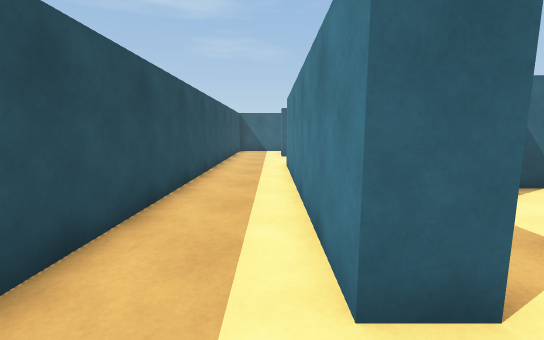
view 1 (above)

23 first-person views from a walk through a scene from a Unity 3-D project. The camera is 1.3 m above the floor, tilts 8° down and sees 90° across. The floor is counted in squares, 1 m on a side. Each view is taken from the middle of a square. On the plan, view 1 faces up. The plan holds only what a view shows up to about 13 squares ahead; the rest is blank. The place goes on beyond the plan. The player is left out.

view 2
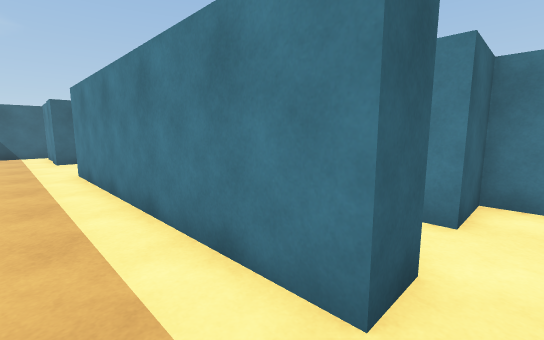

view 3
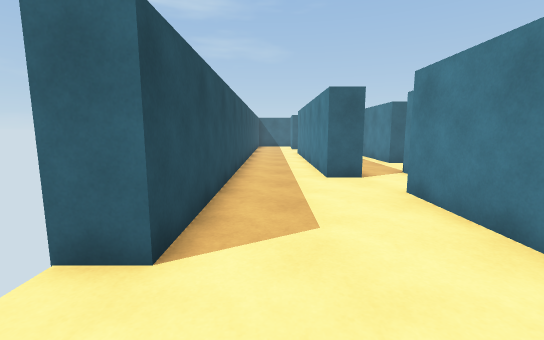

view 4
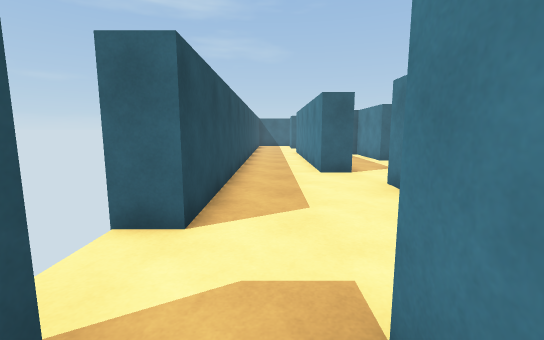

view 5
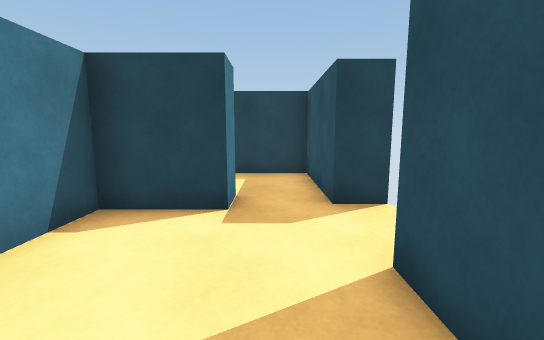

view 6
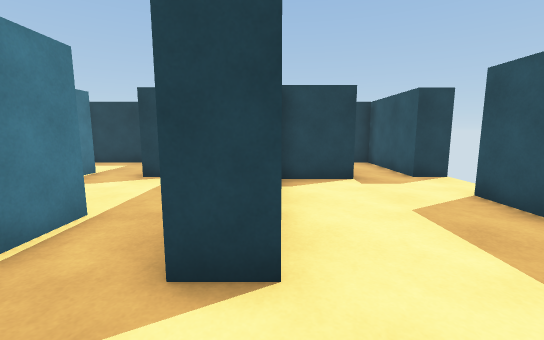

view 7
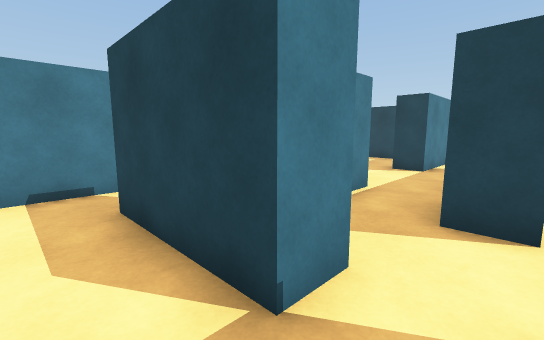

view 8
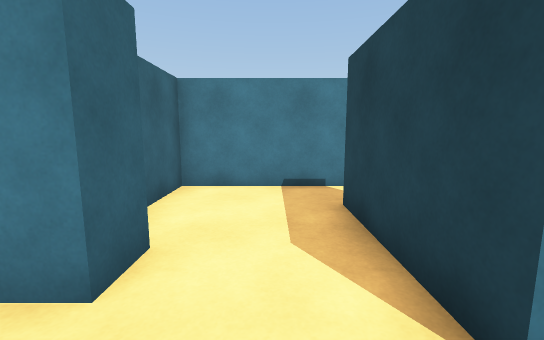

view 9
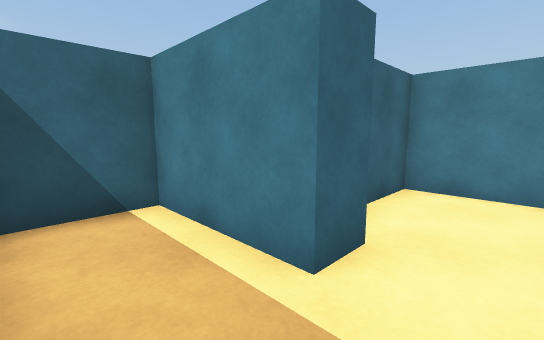

view 10
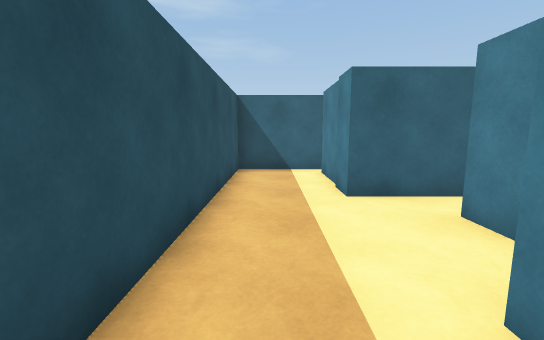

view 11
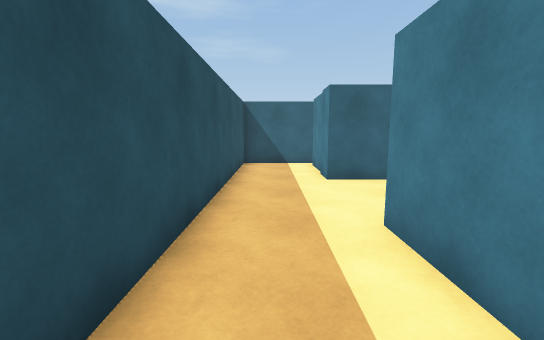

view 12
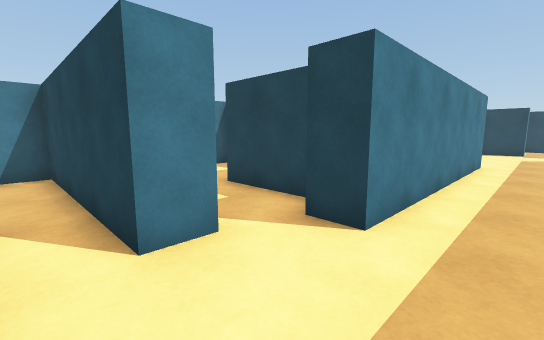

view 13
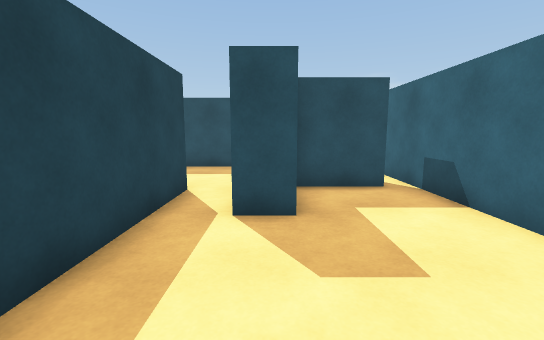

view 14
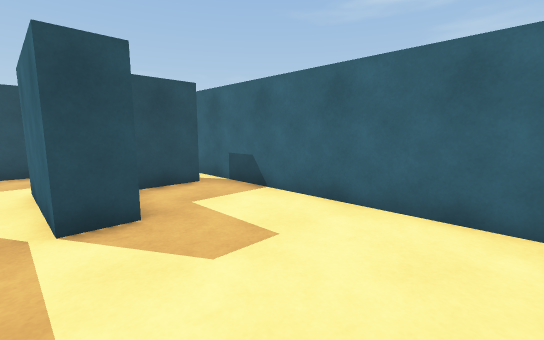

view 15
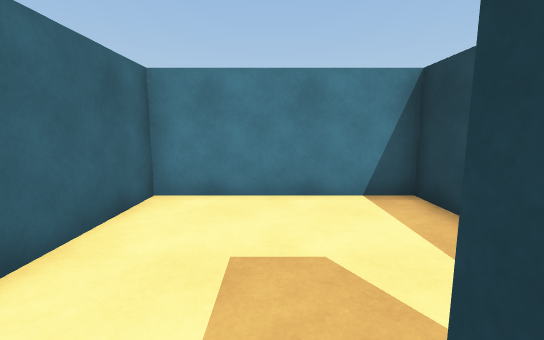

view 16
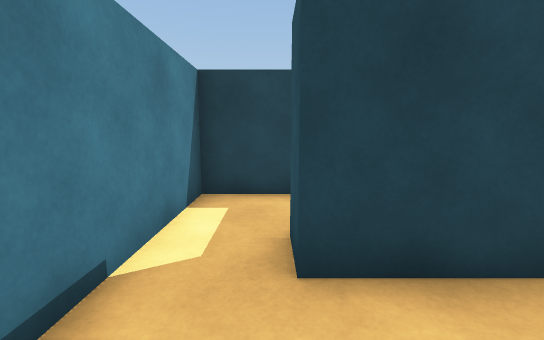

view 17
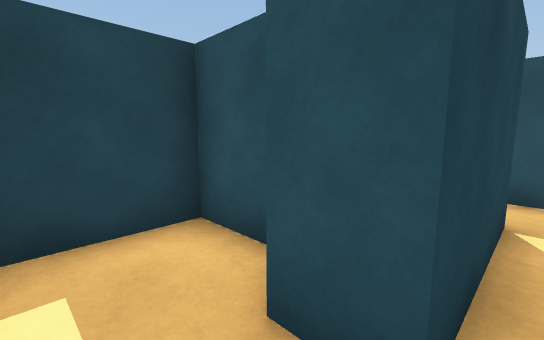

view 18
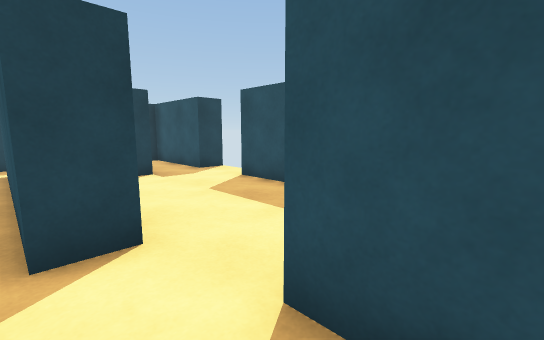

view 19
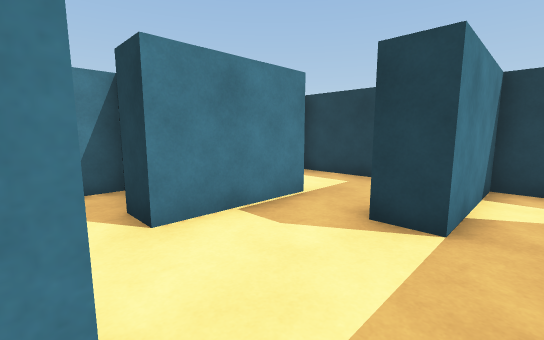

view 20
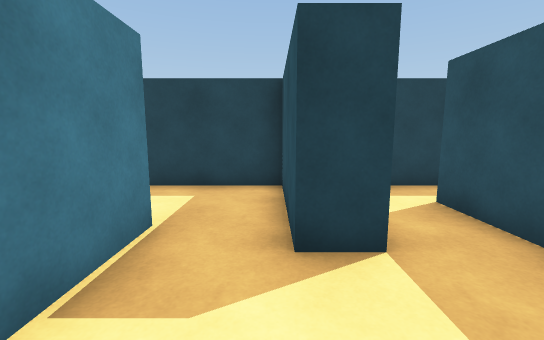

view 21
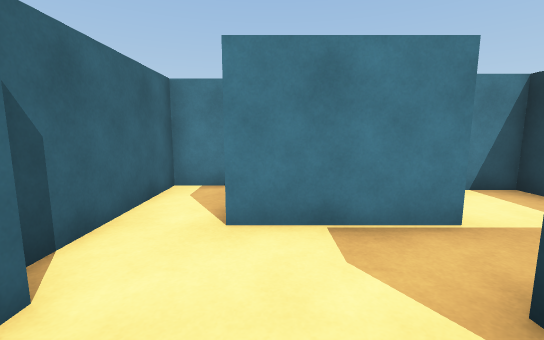

view 22
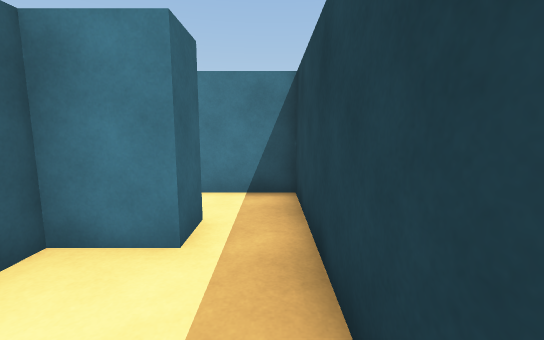

view 23
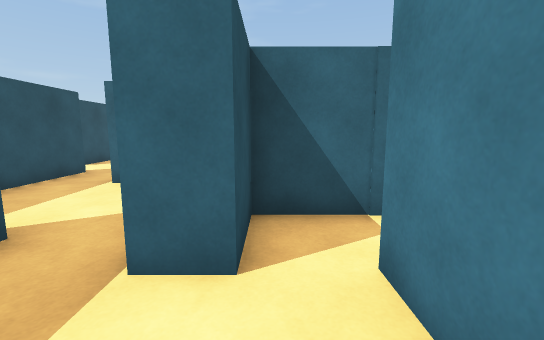

### Floor plan
Points are (right, up) in squares from view 1. A wall is a line through its corners. A room is listed if a view was taken in it or the views show most of it. See-through windows are left out.
Room 1 (views 1, 2, 3, 5, 10, 11, 12)
walls: (1.6, 1.7) (0.6, 1.7) (0.6, 10.7) (1.6, 10.7); (1.9, 12) (1.9, 13.1); (1.5, 14.4) (0.6, 14.4) (0.6, 17.8); (-3.1, -5.8) (-2.2, -5.8); (-0.3, -6.5) (-0.3, -5.4) (1.9, -5.4) (1.9, -0.2); (1, 18.4) (-2.2, 18.4) (-2.2, -3.5) (-3.2, -3.5)
ways out: opening at (-1, -6) to room 2; opening at (2.5, 14) to room 4; gap at (1, 18) to room 4; opening at (2, 1) to room 5
Room 2 (views 4, 22)
walls: (1.9, -8) (1.9, -6.5); (-2.2, -5.8) (-2.2, -9.5) (1.6, -9.5)
ways out: opening at (-1, -6) to room 1; opening at (2.5, -9) to room 6
Room 3 (views 6, 7, 8, 9, 16, 17, 18)
walls: (5, 5.4) (3.9, 5.4) (3.9, 8.8) (1.9, 8.8); (3.2, 1.7) (3.2, 2.7) (6.8, 2.7) (6.8, 1.6); (5.9, 0.9) (5.9, -0.6) (8.5, -0.6) (8.5, 6.2) (5.6, 6.2); (1.6, 3.5) (1.6, 1.7)
ways out: opening at (2.5, 2.5) to room 5
Room 4 (views 13, 14, 15)
walls: (3.9, 15.5) (3.9, 14.4) (1.5, 14.4); (1.6, 17.8) (1.6, 15.5); (1.9, 13.1) (8.5, 13.1) (8.5, 18.4) (1, 18.4)
ways out: opening at (2.5, 14) to room 1; gap at (1, 18) to room 1
Room 5 (view 19)
walls: (4.9, 0.9) (4.9, 1.7) (3.2, 1.7); (1.9, -0.2) (2.9, -0.2) (2.9, -2.4); (4.9, -2.2) (4.9, -0.8)
ways out: opening at (2, 1) to room 1; opening at (2.5, 2.5) to room 3; opening at (4, -3) to room 6
Room 6 (views 20, 21)
walls: (7.7, -5.5) (7.7, -3.4) (8.8, -3.4); (6, -2.2) (4.9, -2.2); (2.9, -2.4) (2.9, -8) (1.9, -8); (10.5, -4) (10.5, -1.6) (6.4, -1.6); (1.6, -9.5) (4.8, -9.5) (4.8, -5.8) (5.7, -5.8)
ways out: opening at (2.5, -9) to room 2; opening at (4, -3) to room 5; opening at (7, -6) to room 7
Room 7 (view 23)
walls: (5.6, -9.5) (10, -9.5) (10, -6.5); (5.7, -5.8) (5.7, -9.2); (8.7, -4.8) (8.7, -6.7) (7.7, -6.7) (7.7, -5.5)
ways out: opening at (7, -6) to room 6

Positions as (right, up) in squares from view 1, and headings:
1: (0, 0), facing up
2: (-1, 1), facing up-right
3: (-1, -6), facing up
4: (-1, -7), facing up
5: (-1, -1), facing down
6: (2, 2), facing down
7: (2, 4), facing down-right
8: (2, 4), facing right
9: (2, 4), facing up-right
10: (-1, 9), facing up
11: (-1, 7), facing up
12: (-1, 14), facing down-right
13: (8, 15), facing left
14: (8, 14), facing up-left
15: (3, 16), facing right
16: (7, 5), facing down
17: (8, 3), facing down-left
18: (3, 3), facing down-left
19: (4, -2), facing down-right
20: (6, -3), facing down
21: (4, -4), facing right
22: (-1, -9), facing right
23: (9, -9), facing up
